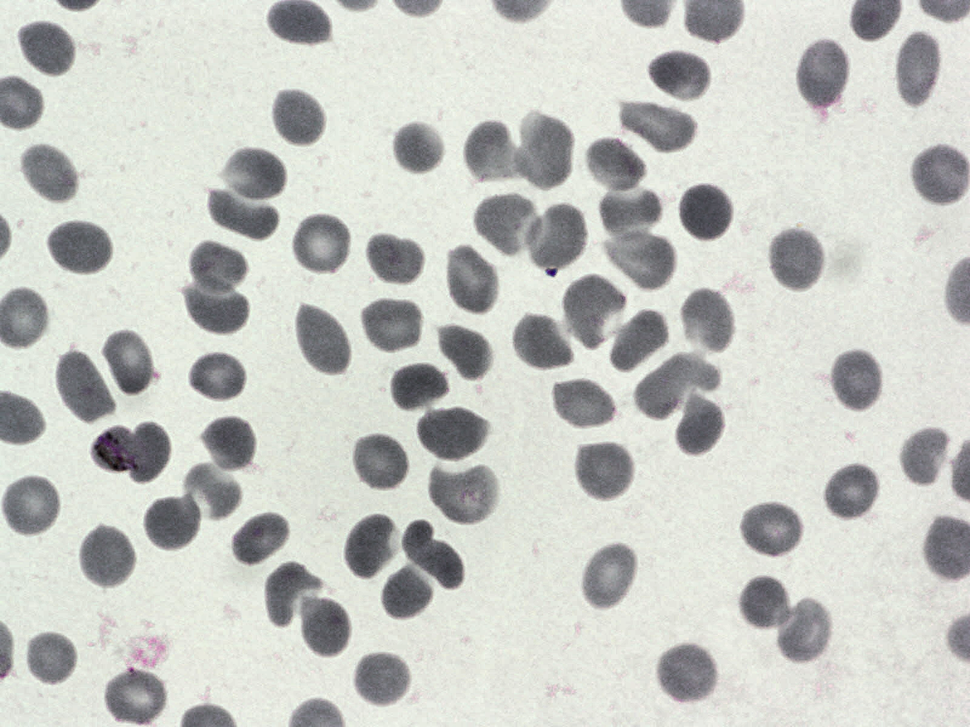
#> input picture 1f8f08ea-b5b3-4f68-94d4-3cc071b7dce8.png, 970 x 727 px, shrunk from 1600 x 1200 before the run
$ python cell_extract_test_1.py
#> lines starting #> are read from the running program, lines starting #| are printed output that depends on the picture; after the words box and inside, x2 and y2 are one past the last pixel; in counts of white or black regions, pixels touching at a corner belong together
#!/usr/bin/env python3
# -*- coding: utf-8 -*-
"""
Created on Tue Mar 28 19:58:03 2023

@author: mikewang
"""
import cv2
import numpy as np
from tqdm import tqdm

# Load image, grayscale, Otsu's threshold
image = cv2.imread('1f8f08ea-b5b3-4f68-94d4-3cc071b7dce8.png')
#> image is the input picture: shape (727, 970, 3); mean B, G, R 194.5, 199.3, 197.3
original = image.copy()
gray = cv2.cvtColor(image, cv2.COLOR_BGR2GRAY)
gray = 255 - gray
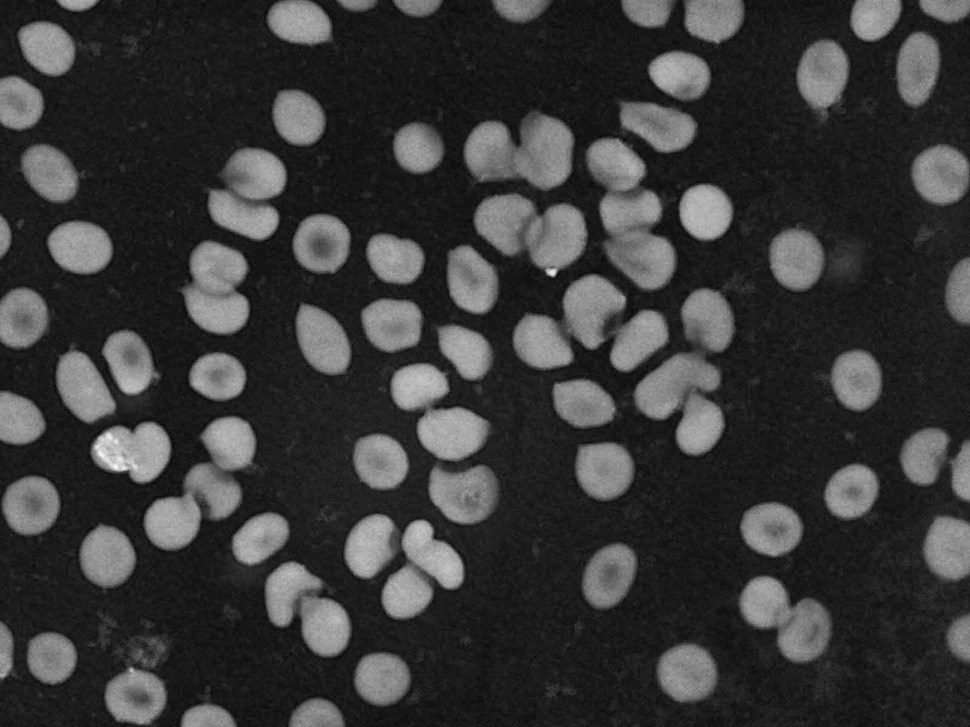
#> gray: shape (727, 970); min 7, max 251, mean 56.9
thresh = cv2.threshold(gray, 0, 255, cv2.THRESH_BINARY + cv2.THRESH_OTSU)[1]
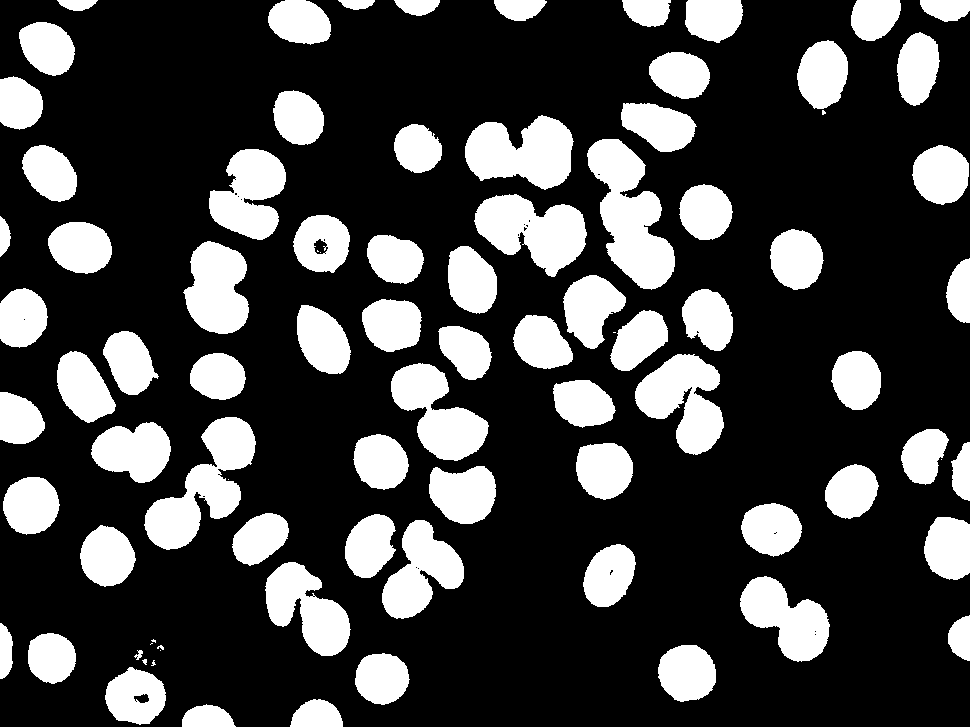
#> thresh: shape (727, 970); 26.2% white; 87 white regions (10 under 20 px), largest, box (x1, y1, x2, y2) and area: (587, 139, 675, 290) 7162, (144, 417, 256, 550) 6470, (474, 194, 587, 277) 5654

# Morph open to remove noise
kernel = cv2.getStructuringElement(cv2.MORPH_RECT, (5,5))
opening = cv2.morphologyEx(thresh, cv2.MORPH_OPEN, kernel, iterations=1)
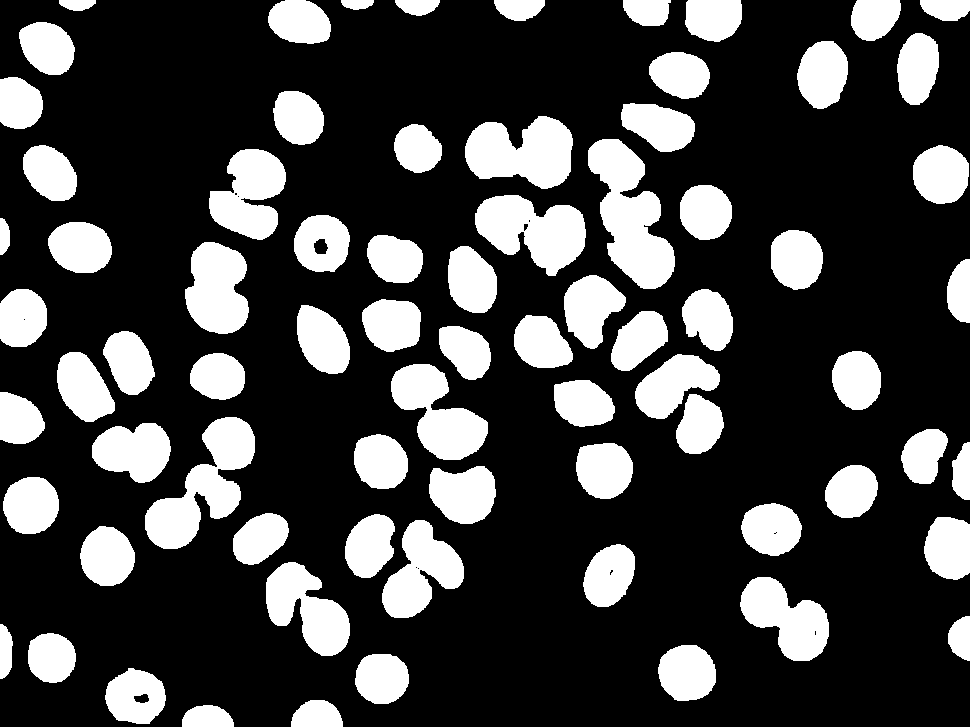
#> opening: shape (727, 970); 26.1% white; 75 white regions

# Find contours, obtain bounding box, extract and save ROI
ROI_number = 0
cnts = cv2.findContours(opening, cv2.RETR_EXTERNAL, cv2.CHAIN_APPROX_SIMPLE)
#> cnts = 75 contours; largest, box (x1, y1, x2, y2) and area: (588, 139, 675, 289) 6896, (145, 417, 255, 549) 6182, (475, 195, 586, 276) 5453, (465, 116, 573, 189) 5387, (391, 364, 488, 460) 4812
cnts = cnts[0] if len(cnts) == 2 else cnts[1]

cnts_length = len(cnts)
#> cnts_length = 75
bbox_array = np.zeros([4,cnts_length])
overlapped_check_array = np.ones([cnts_length,], dtype = 'int32')
#> overlapped_check_array = 75 values from 1 to 1

#%% filter out all over lapping bounding boxs
# first store the bbox coordinate
for i, c in enumerate(cnts):
    x,y,w,h = cv2.boundingRect(c) # bounding box parameters
    bbox_array[:,i] = np.array([x,y,x+w,y+h])
#> this loop made 75 passes
#> (x, y, w, h) on passes 1 to 12: (182, 705, 52, 22), (291, 700, 52, 27), (105, 668, 61, 56), (355, 654, 54, 50), (658, 645, 58, 56), (28, 633, 48, 50), (0, 624, 13, 55), (948, 616, 22, 45), (740, 577, 89, 84), (266, 562, 84, 94), (583, 544, 52, 63), (80, 526, 55, 60)
# second filter out all overlapping cases
for i in range(cnts_length):
    if overlapped_check_array[i] != 0:
        x_tl,y_tl,x_br,y_br = bbox_array[:,i] # current bbox
        w = x_br-x_tl
        h = y_br - y_tl
        if w/h > 1.5 or h/w > 1.5:
            overlapped_check_array[i] = 0
        # loop through all bbox
        for j in range(cnts_length):
            if overlapped_check_array[j] != 0 and overlapped_check_array[i] != 0 and i != j:
                x_tl_loop,y_tl_loop,x_br_loop,y_br_loop = bbox_array[:,j] # looped troughed bbox
                # if not not overlapping
                if not ((x_tl > x_br_loop or x_tl_loop > x_br) or (y_br > y_tl_loop or y_br_loop > y_tl)):
                    overlapped_check_array[i] = 0
                    overlapped_check_array[j] = 0
#> this loop made 75 passes
#> (x_tl, y_tl, x_br, y_br, w, h) on passes 1 to 12: (182, 705, 234, 727, 52, 22), (291, 700, 343, 727, 52, 27), (105, 668, 166, 724, 61, 56), (355, 654, 409, 704, 54, 50), (658, 645, 716, 701, 58, 56), (28, 633, 76, 683, 48, 50), (0, 624, 13, 679, 13, 55), (948, 616, 970, 661, 22, 45), (740, 577, 829, 661, 89, 84), (266, 562, 350, 656, 84, 94), (583, 544, 635, 607, 52, 63), (80, 526, 135, 586, 55, 60)
#> after the loop, overlapped_check_array = 75 values, max 1 at index 2, min 0 at index 0, mean 0.787

bbox_array_non_overlapping = bbox_array[:,overlapped_check_array==1]
non_overlapping_length = bbox_array_non_overlapping.shape[1]
#> non_overlapping_length = 59
# extract only non-overlapping bbox
for i in range(non_overlapping_length):
    x_tl,y_tl,x_br,y_br = bbox_array_non_overlapping[:,i]
    cv2.rectangle(image, (int(x_tl), int(y_tl)), (int(x_br), int(y_br)), (36,255,12), 2)
    ROI = original[int(y_tl):int(y_br), int(x_tl):int(x_br)]
    cv2.imwrite('ROI_{}.png'.format(ROI_number), ROI)
    ROI_number += 1
#> this loop made 59 passes
#> (x_tl, y_tl, x_br, y_br) on passes 1 to 2: (105, 668, 166, 724), (355, 654, 409, 704)
#> pass 1, `ROI = original[int(y_tl):int(y_br), int(x_tl):int(x_br)]`:
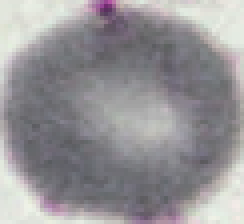
#> ROI: shape (56, 61, 3) (shown 4 times larger); mean B, G, R 150.8, 147.8, 150
#> pass 2, `ROI = original[int(y_tl):int(y_br), int(x_tl):int(x_br)]`:
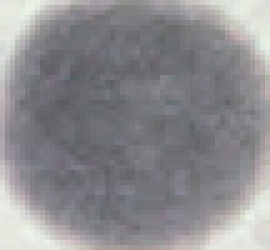
#> ROI: shape (50, 54, 3) (shown 5 times larger); mean B, G, R 142.7, 139.6, 140.2
#> pass 3, `ROI = original[int(y_tl):int(y_br), int(x_tl):int(x_br)]`:
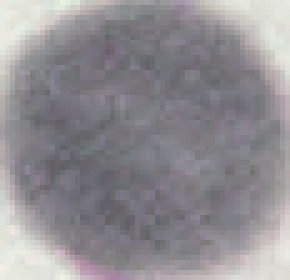
#> ROI: shape (56, 58, 3) (shown 5 times larger); mean B, G, R 146.5, 142.2, 144.9
#> after the loop:
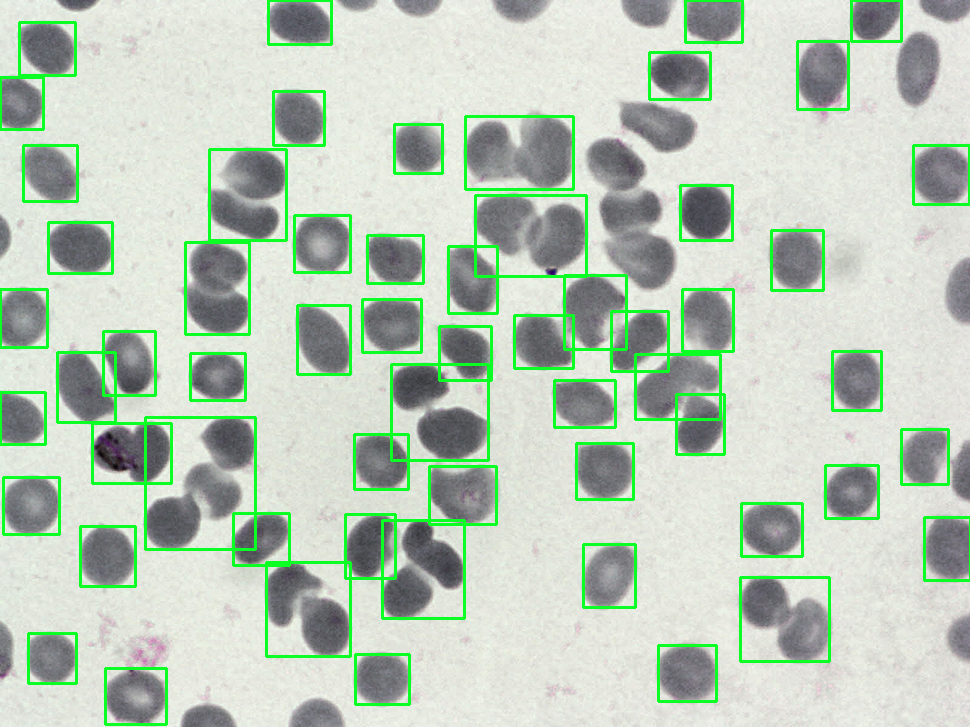
#> image: shape (727, 970, 3); 5.99% of pixels changed, all inside (x1, y1, x2, y2) = (0, 0, 970, 726)

$ run again, with a9159b11-ba49-4885-902e-00c8d5095b98.png copied over 1f8f08ea-b5b3-4f68-94d4-3cc071b7dce8.png
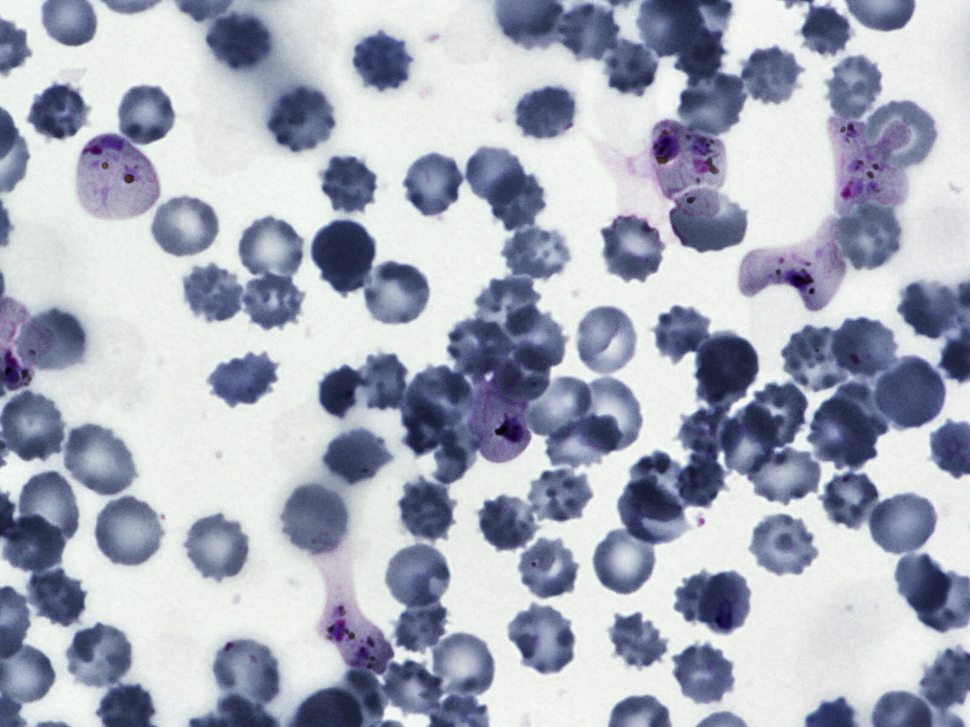
#> input picture a9159b11-ba49-4885-902e-00c8d5095b98.png, 970 x 727 px, shrunk from 1600 x 1200 before the run
#> image is the input picture: shape (727, 970, 3); mean B, G, R 188.7, 174.5, 169.6
#> `thresh = cv2.threshold(gray, 0, 255, cv2.THRESH_BINARY + cv2.THRESH_OT..`:
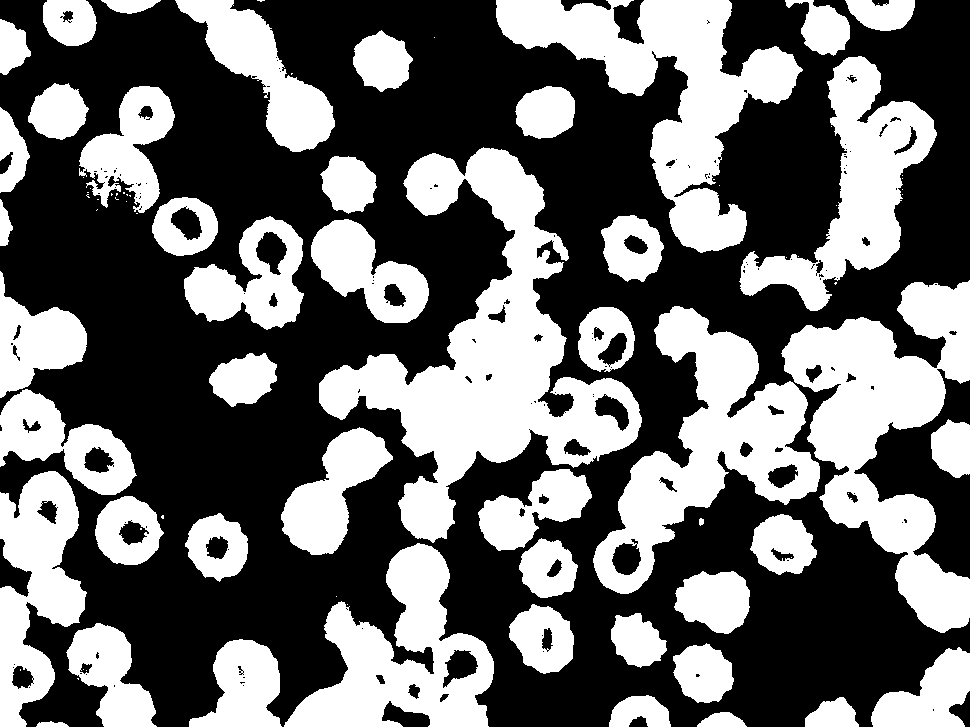
#> thresh: shape (727, 970); 41.5% white; 86 white regions (39 under 20 px), largest, box (x1, y1, x2, y2) and area: (319, 147, 642, 543) 41438, (781, 280, 970, 633) 28964, (496, 0, 803, 253) 26737
#> opening: shape (727, 970); 41.1% white; 57 white regions (1 under 20 px)
#> cnts = 57 contours, 3 with area under 20; largest, box (x1, y1, x2, y2) and area: (319, 148, 642, 541) 38856, (496, 0, 801, 252) 25768, (593, 306, 820, 594) 24284, (782, 318, 970, 633) 24064, (285, 544, 494, 727) 18714
#> cnts_length = 57
#> the loop `for i, c in enumerate(cnts):` made 57 passes
#> (x, y, w, h) on passes 1 to 8: (37, 722, 30, 5), (698, 712, 47, 15), (805, 697, 54, 30), (609, 696, 62, 31), (871, 649, 99, 78), (673, 644, 60, 59), (189, 640, 92, 87), (67, 623, 88, 104)
#> the loop `for i in range(cnts_length):` made 57 passes
#> (x_tl, y_tl, x_br, y_br, w, h) on passes 1 to 8: (37, 722, 67, 727, 30, 5), (698, 712, 745, 727, 47, 15), (805, 697, 859, 727, 54, 30), (609, 696, 671, 727, 62, 31), (871, 649, 970, 727, 99, 78), (673, 644, 733, 703, 60, 59), (189, 640, 281, 727, 92, 87), (67, 623, 155, 727, 88, 104)
#> after the loop `for i in range(cnts_length):`: overlapped_check_array = 57 values, max 1 at index 4, min 0 at index 0, mean 0.702
#> the loop `for i in range(non_overlapping_length):` made 40 passes
#> (x_tl, y_tl, x_br, y_br) on passes 1 to 8: (871, 649, 970, 727), (673, 644, 733, 703), (189, 640, 281, 727), (67, 623, 155, 727), (611, 613, 666, 667), (509, 605, 574, 673), (675, 572, 750, 634), (285, 544, 494, 727)
#> after the loop `for i in range(non_overlapping_length):`:
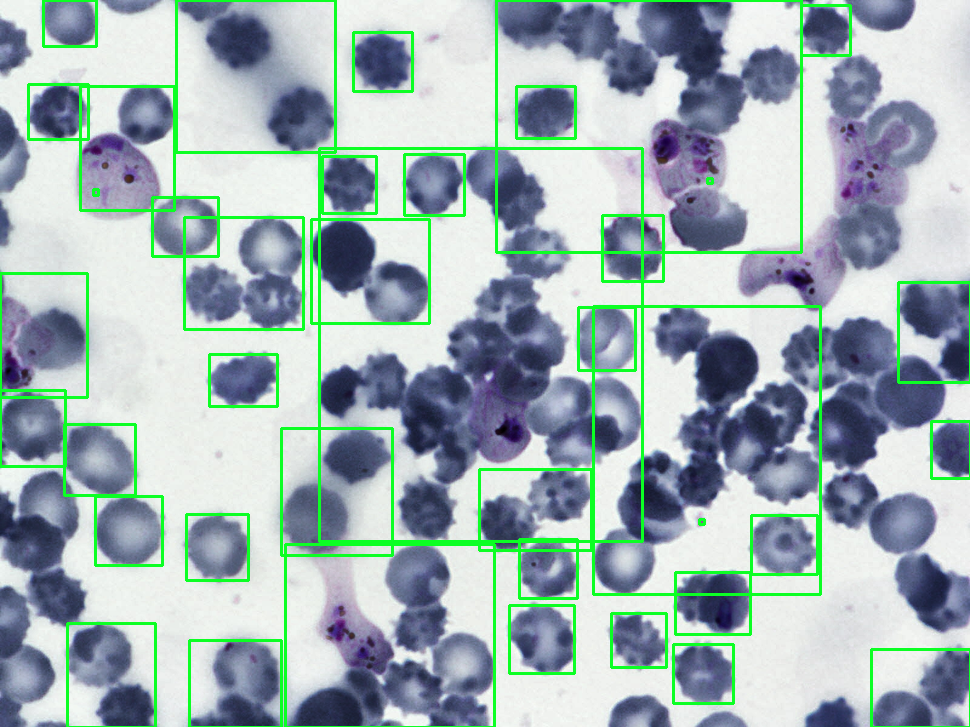
#> image: shape (727, 970, 3); 5.66% of pixels changed, all inside (x1, y1, x2, y2) = (0, 0, 970, 727)
